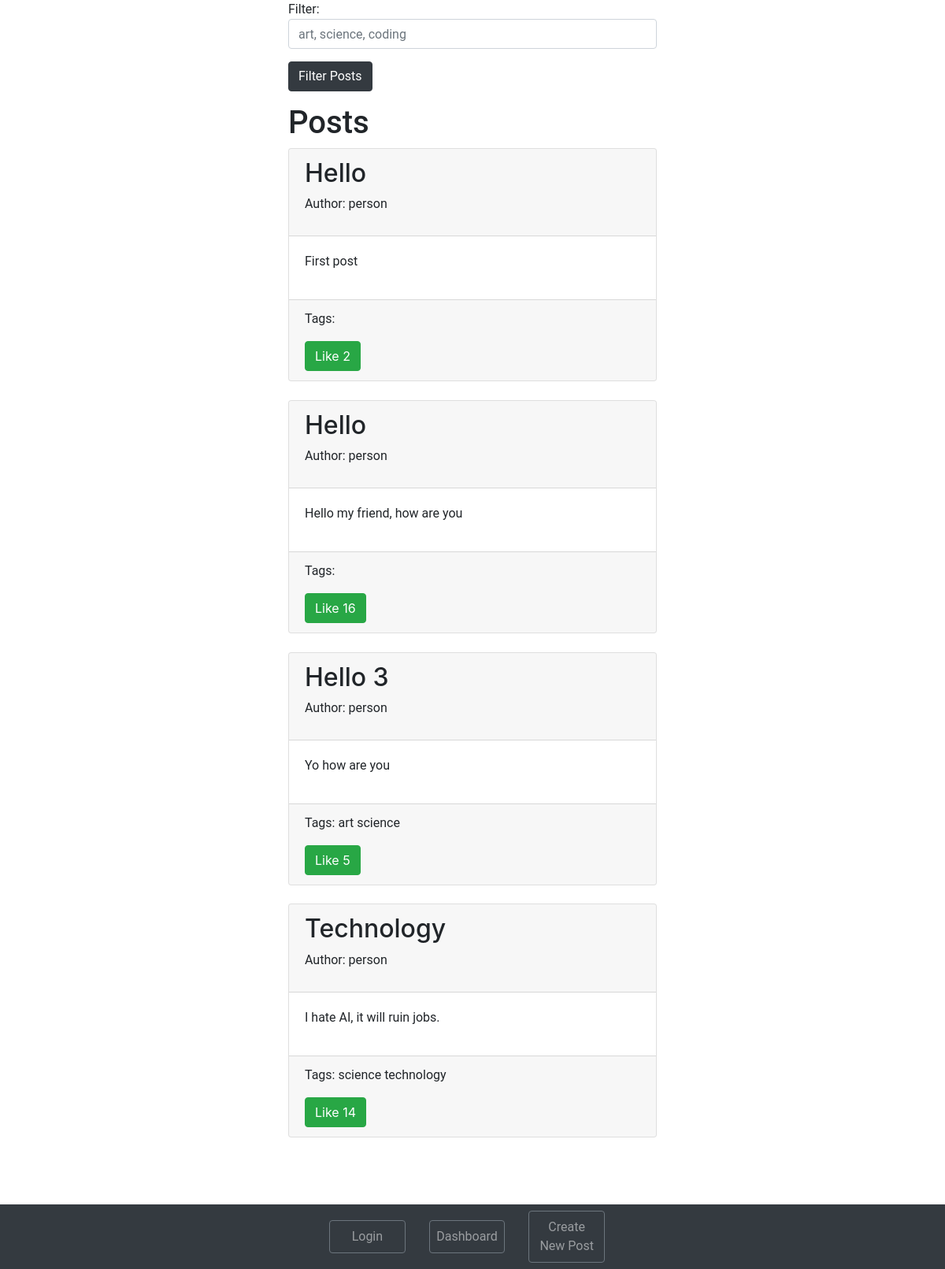
The page /dashboard (signed in) on the database its author committed.
### app/models.py (models this page shows)
class Post(db.Model):
   post_id = db.Column(db.Integer, primary_key=True)
   title = db.Column(db.String(500), index=True)
   body = db.Column(db.String(500), index=True)
   likes = db.Column(db.Integer, default=0)
   user_id = db.Column(db.Integer, db.ForeignKey('user.user_id'))
   tags = db.relationship('Tag', secondary=PostTag)

class User(UserMixin, db.Model):
   user_id = db.Column(db.Integer, primary_key=True)
   id = user_id #id of current logged in user
   username = db.Column(db.String(500), index=True)
   password = db.Column(db.String(500))
   posts = db.relationship('Post', backref='user', lazy='dynamic')
   liked_posts = [] #has post_id of liked posts

class Tag(db.Model):
   tag_id = db.Column(db.Integer, primary_key=True)
   tag_name = db.Column(db.String(500), index=True)
   posts = db.relationship('Post', secondary=PostTag, overlaps="tags")

### app/views.py (the view)
@app.route('/dashboard', methods=['GET', 'POST'])
@login_required
def dashboard():
   posts = models.Post.query.all()
   form = FilterForm()
   if form.validate_on_submit():
      posts = db.session.query(models.Post).join(models.Post.tags).filter_by(tag_name=form.tag.data).all()
   return render_template('dashboard.html', title='Dashboard', posts=posts, form=form)

### app/forms.py
class FilterForm(FlaskForm):
   tag = StringField("Tag") #Find way to search with multiple tags

### app/views.py (called while the page is built)
@login_manager.user_loader
def load_user(user_id):
   return models.User.query.get(user_id)

### app/templates/dashboard.html (shortened to what this page needs)
{% extends "base.html" %}
{% block content %}
<form action="" method="post" name="filter">
    <p>Filter:{{ form.tag(class_='form-control', placeholder="art, science, coding") }}</p>
    <p><input type="submit" class="btn btn-dark" value="Filter Posts"></p>
</form>
<h1>Posts</h1>
{% for post in posts %}
<div class="card">
<div class="card-header">
<h2>{{post.title}}</h2>
<p>Author: {{post.user.username}}<p>
</div>
<div class="card-body">
<p>{{post.body}}</p>
</div>
<div class="card-footer">
<p>Tags:
{% for tag in post.tags %}
{{tag.tag_name}}
{% endfor %}
</p>
<button class="btn btn-success like-button" data-post-id="{{post.post_id}}">Like {{post.likes}}</button>
</div>
</div>
{% endfor %}
{% endblock %}

### app/templates/base.html (shortened to what this page needs)
<!DOCTYPE html>
<html>
  <head>
    <link rel="stylesheet" type="text/css" href="{{ url_for('static', filename='style.css') }}">
    <link rel="stylesheet" href="https://stackpath.bootstrapcdn.com/bootstrap/4.2.1/css/bootstrap.min.css">
  </head>
  <body>
    <nav class="navbar fixed-bottom nav-justified navbar-expand-sm navbar-dark bg-dark">
     <div class="collapse navbar-collapse" id="navbarSupportedContent">
       <ul class="navbar-nav mx-auto align-items-center">
         <li class="nav-item"><a class="nav-link btn btn-dark btn-outline-secondary" href="/">Login</a></li>
         <li class="nav-item"><a class="nav-link btn btn-dark btn-outline-secondary" href="/dashboard">Dashboard<span class="sr-only">(current)</span></a></li>
         <li class="nav-item"><a class="nav-link btn btn-dark btn-outline-secondary" href="/new-post">Create New Post</a></li>
       </ul>
     </div>
    </nav>
    <div class="container-fluid">
       <div id="block-content">
       {% block content %}{% endblock %}
       </div>
    </div>
  </body>
</html>

### app/static/style.css (style rules this page uses)
body { padding-bottom: 12%; margin-left: 0px; }
.card { margin-bottom: 5%; }
h1,p { font-family: Roboto, sans-serif; }
.navbar .nav-item { font-family: Roboto, sans-serif; margin-right: 30px; }
#block-content { margin: auto; width: 40%; }

### rows shown on the page
Post: title "Hello", user.username "person", body "First post", likes "2"
Post: title "Hello", user.username "person", body "Hello my friend, how are you", likes "16"
Post: title "Hello 3", user.username "person", body "Yo how are you", likes "5"
Tag: tag_name "art"
Tag: tag_name "science"
Post: title "Technology", user.username "person", body "I hate AI, it will ruin jobs.", likes "14"
Tag: tag_name "science"
Tag: tag_name "technology"
